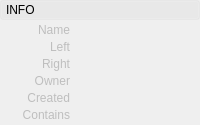
    <widget class="QFrame" name="infoToggleBox">
     <property name="styleSheet">
      <string notr="true"/>
     </property>
     <property name="frameShape">
      <enum>QFrame::NoFrame</enum>
     </property>
     <property name="frameShadow">
      <enum>QFrame::Raised</enum>
     </property>
     <layout class="QVBoxLayout" name="verticalLayout_3">
      <property name="spacing">
       <number>0</number>
      </property>
      <property name="margin">
       <number>0</number>
      </property>
      <item>
       <widget class="QFrame" name="infoToggleBoxHeading">
        <property name="styleSheet">
         <string notr="true"/>
        </property>
        <property name="frameShape">
         <enum>QFrame::NoFrame</enum>
        </property>
        <property name="frameShadow">
         <enum>QFrame::Raised</enum>
        </property>
        <layout class="QVBoxLayout" name="verticalLayout_5">
         <property name="spacing">
          <number>0</number>
         </property>
         <property name="margin">
          <number>0</number>
         </property>
         <item>
          <widget class="QPushButton" name="infoToggleBoxButton">
           <property name="minimumSize">
            <size>
             <width>0</width>
             <height>20</height>
            </size>
           </property>
           <property name="styleSheet">
            <string notr="true">
QPushButton {
	Text-align: left;
	padding-left: 5px;
}

QPushButton:Checked {
	background-color: rgb(255,255,255,25);
}

QPushButton:!Checked {
	background-color: rgb(255,255,255,10);
}</string>
           </property>
           <property name="text">
            <string>INFO</string>
           </property>
           <property name="checkable">
            <bool>true</bool>
           </property>
           <property name="checked">
            <bool>true</bool>
           </property>
           <property name="flat">
            <bool>true</bool>
           </property>
          </widget>
         </item>
        </layout>
       </widget>
      </item>
      <item>
       <widget class="QFrame" name="infoToggleBoxFrame">
        <property name="styleSheet">
         <string notr="true"/>
        </property>
        <property name="frameShape">
         <enum>QFrame::NoFrame</enum>
        </property>
        <property name="frameShadow">
         <enum>QFrame::Raised</enum>
        </property>
        <layout class="QVBoxLayout" name="verticalLayout_9">
         <property name="spacing">
          <number>3</number>
         </property>
         <property name="leftMargin">
          <number>0</number>
         </property>
         <property name="topMargin">
          <number>3</number>
         </property>
         <property name="rightMargin">
          <number>0</number>
         </property>
         <property name="bottomMargin">
          <number>3</number>
         </property>
         <item>
          <layout class="QHBoxLayout" name="horizontalLayout">
           <property name="spacing">
            <number>6</number>
           </property>
           <property name="topMargin">
            <number>0</number>
           </property>
           <item>
            <widget class="QLabel" name="label">
             <property name="enabled">
              <bool>false</bool>
             </property>
             <property name="sizePolicy">
              <sizepolicy hsizetype="Preferred" vsizetype="Preferred">
               <horstretch>2</horstretch>
               <verstretch>0</verstretch>
              </sizepolicy>
             </property>
             <property name="minimumSize">
              <size>
               <width>70</width>
               <height>0</height>
              </size>
             </property>
             <property name="maximumSize">
              <size>
               <width>16777215</width>
               <height>16777215</height>
              </size>
             </property>
             <property name="text">
              <string>Name</string>
             </property>
             <property name="alignment">
              <set>Qt::AlignRight|Qt::AlignTrailing|Qt::AlignVCenter</set>
             </property>
            </widget>
           </item>
           <item>
            <widget class="QLabel" name="name">
             <property name="enabled">
              <bool>true</bool>
             </property>
             <property name="sizePolicy">
              <sizepolicy hsizetype="Ignored" vsizetype="Preferred">
               <horstretch>4</horstretch>
               <verstretch>0</verstretch>
              </sizepolicy>
             </property>
             <property name="text">
              <string/>
             </property>
            </widget>
           </item>
          </layout>
         </item>
         <item>
          <layout class="QHBoxLayout" name="horizontalLayout_4">
           <property name="spacing">
            <number>6</number>
           </property>
           <property name="topMargin">
            <number>0</number>
           </property>
           <item>
            <widget class="QLabel" name="label_4">
             <property name="enabled">
              <bool>false</bool>
             </property>
             <property name="sizePolicy">
              <sizepolicy hsizetype="Preferred" vsizetype="Preferred">
               <horstretch>2</horstretch>
               <verstretch>0</verstretch>
              </sizepolicy>
             </property>
             <property name="minimumSize">
              <size>
               <width>70</width>
               <height>0</height>
              </size>
             </property>
             <property name="maximumSize">
              <size>
               <width>16777215</width>
               <height>16777215</height>
              </size>
             </property>
             <property name="text">
              <string>Left</string>
             </property>
             <property name="alignment">
              <set>Qt::AlignRight|Qt::AlignTrailing|Qt::AlignVCenter</set>
             </property>
            </widget>
           </item>
           <item>
            <widget class="QLabel" name="left">
             <property name="enabled">
              <bool>true</bool>
             </property>
             <property name="sizePolicy">
              <sizepolicy hsizetype="Ignored" vsizetype="Preferred">
               <horstretch>4</horstretch>
               <verstretch>0</verstretch>
              </sizepolicy>
             </property>
             <property name="text">
              <string/>
             </property>
            </widget>
           </item>
          </layout>
         </item>
         <item>
          <layout class="QHBoxLayout" name="horizontalLayout_13">
           <property name="spacing">
            <number>6</number>
           </property>
           <property name="topMargin">
            <number>0</number>
           </property>
           <item>
            <widget class="QLabel" name="label_5">
             <property name="enabled">
              <bool>false</bool>
             </property>
             <property name="sizePolicy">
              <sizepolicy hsizetype="Preferred" vsizetype="Preferred">
               <horstretch>2</horstretch>
               <verstretch>0</verstretch>
              </sizepolicy>
             </property>
             <property name="minimumSize">
              <size>
               <width>70</width>
               <height>0</height>
              </size>
             </property>
             <property name="maximumSize">
              <size>
               <width>16777215</width>
               <height>16777215</height>
              </size>
             </property>
             <property name="text">
              <string>Right</string>
             </property>
             <property name="alignment">
              <set>Qt::AlignRight|Qt::AlignTrailing|Qt::AlignVCenter</set>
             </property>
            </widget>
           </item>
           <item>
            <widget class="QLabel" name="right">
             <property name="enabled">
              <bool>true</bool>
             </property>
             <property name="sizePolicy">
              <sizepolicy hsizetype="Ignored" vsizetype="Preferred">
               <horstretch>4</horstretch>
               <verstretch>0</verstretch>
              </sizepolicy>
             </property>
             <property name="text">
              <string/>
             </property>
            </widget>
           </item>
          </layout>
         </item>
         <item>
          <layout class="QHBoxLayout" name="horizontalLayout_9">
           <property name="spacing">
            <number>6</number>
           </property>
           <property name="topMargin">
            <number>0</number>
           </property>
           <item>
            <widget class="QLabel" name="label_13">
             <property name="enabled">
              <bool>false</bool>
             </property>
             <property name="sizePolicy">
              <sizepolicy hsizetype="Preferred" vsizetype="Expanding">
               <horstretch>2</horstretch>
               <verstretch>0</verstretch>
              </sizepolicy>
             </property>
             <property name="minimumSize">
              <size>
               <width>70</width>
               <height>0</height>
              </size>
             </property>
             <property name="maximumSize">
              <size>
               <width>16777215</width>
               <height>500</height>
              </size>
             </property>
             <property name="text">
              <string>Owner</string>
             </property>
             <property name="alignment">
              <set>Qt::AlignRight|Qt::AlignTop|Qt::AlignTrailing</set>
             </property>
            </widget>
           </item>
           <item>
            <widget class="QLabel" name="owner">
             <property name="enabled">
              <bool>true</bool>
             </property>
             <property name="sizePolicy">
              <sizepolicy hsizetype="Ignored" vsizetype="Expanding">
               <horstretch>4</horstretch>
               <verstretch>0</verstretch>
              </sizepolicy>
             </property>
             <property name="minimumSize">
              <size>
               <width>0</width>
               <height>0</height>
              </size>
             </property>
             <property name="maximumSize">
              <size>
               <width>16777215</width>
               <height>16777215</height>
              </size>
             </property>
             <property name="styleSheet">
              <string notr="true"/>
             </property>
             <property name="text">
              <string/>
             </property>
             <property name="alignment">
              <set>Qt::AlignLeading|Qt::AlignLeft|Qt::AlignTop</set>
             </property>
             <property name="wordWrap">
              <bool>true</bool>
             </property>
            </widget>
           </item>
          </layout>
         </item>
         <item>
          <layout class="QHBoxLayout" name="horizontalLayout_11">
           <property name="spacing">
            <number>6</number>
           </property>
           <property name="topMargin">
            <number>0</number>
           </property>
           <item>
            <widget class="QLabel" name="label_14">
             <property name="enabled">
              <bool>false</bool>
             </property>
             <property name="sizePolicy">
              <sizepolicy hsizetype="Preferred" vsizetype="Expanding">
               <horstretch>2</horstretch>
               <verstretch>0</verstretch>
              </sizepolicy>
             </property>
             <property name="minimumSize">
              <size>
               <width>70</width>
               <height>0</height>
              </size>
             </property>
             <property name="maximumSize">
              <size>
               <width>16777215</width>
               <height>500</height>
              </size>
             </property>
             <property name="text">
              <string>Created</string>
             </property>
             <property name="alignment">
              <set>Qt::AlignRight|Qt::AlignTop|Qt::AlignTrailing</set>
             </property>
            </widget>
           </item>
           <item>
            <widget class="QLabel" name="created">
             <property name="enabled">
              <bool>true</bool>
             </property>
             <property name="sizePolicy">
              <sizepolicy hsizetype="Expanding" vsizetype="Expanding">
               <horstretch>4</horstretch>
               <verstretch>0</verstretch>
              </sizepolicy>
             </property>
             <property name="minimumSize">
              <size>
               <width>0</width>
               <height>0</height>
              </size>
             </property>
             <property name="maximumSize">
              <size>
               <width>16777215</width>
               <height>16777215</height>
              </size>
             </property>
             <property name="styleSheet">
              <string notr="true"/>
             </property>
             <property name="text">
              <string/>
             </property>
             <property name="alignment">
              <set>Qt::AlignLeading|Qt::AlignLeft|Qt::AlignTop</set>
             </property>
             <property name="wordWrap">
              <bool>true</bool>
             </property>
            </widget>
           </item>
          </layout>
         </item>
         <item>
          <layout class="QHBoxLayout" name="horizontalLayout_15">
           <property name="spacing">
            <number>6</number>
           </property>
           <property name="topMargin">
            <number>0</number>
           </property>
           <property name="bottomMargin">
            <number>0</number>
           </property>
           <item>
            <widget class="QLabel" name="label_15">
             <property name="enabled">
              <bool>false</bool>
             </property>
             <property name="sizePolicy">
              <sizepolicy hsizetype="Preferred" vsizetype="Expanding">
               <horstretch>2</horstretch>
               <verstretch>0</verstretch>
              </sizepolicy>
             </property>
             <property name="minimumSize">
              <size>
               <width>70</width>
               <height>0</height>
              </size>
             </property>
             <property name="maximumSize">
              <size>
               <width>16777215</width>
               <height>500</height>
              </size>
             </property>
             <property name="text">
              <string>Contains</string>
             </property>
             <property name="alignment">
              <set>Qt::AlignRight|Qt::AlignTop|Qt::AlignTrailing</set>
             </property>
            </widget>
           </item>
           <item>
            <widget class="QLabel" name="contains">
             <property name="enabled">
              <bool>true</bool>
             </property>
             <property name="sizePolicy">
              <sizepolicy hsizetype="Expanding" vsizetype="MinimumExpanding">
               <horstretch>4</horstretch>
               <verstretch>0</verstretch>
              </sizepolicy>
             </property>
             <property name="minimumSize">
              <size>
               <width>0</width>
               <height>0</height>
              </size>
             </property>
             <property name="maximumSize">
              <size>
               <width>16777215</width>
               <height>16777215</height>
              </size>
             </property>
             <property name="styleSheet">
              <string notr="true"/>
             </property>
             <property name="text">
              <string/>
             </property>
             <property name="alignment">
              <set>Qt::AlignLeading|Qt::AlignLeft|Qt::AlignTop</set>
             </property>
             <property name="wordWrap">
              <bool>true</bool>
             </property>
            </widget>
           </item>
          </layout>
         </item>
        </layout>
       </widget>
      </item>
     </layout>
    </widget>
